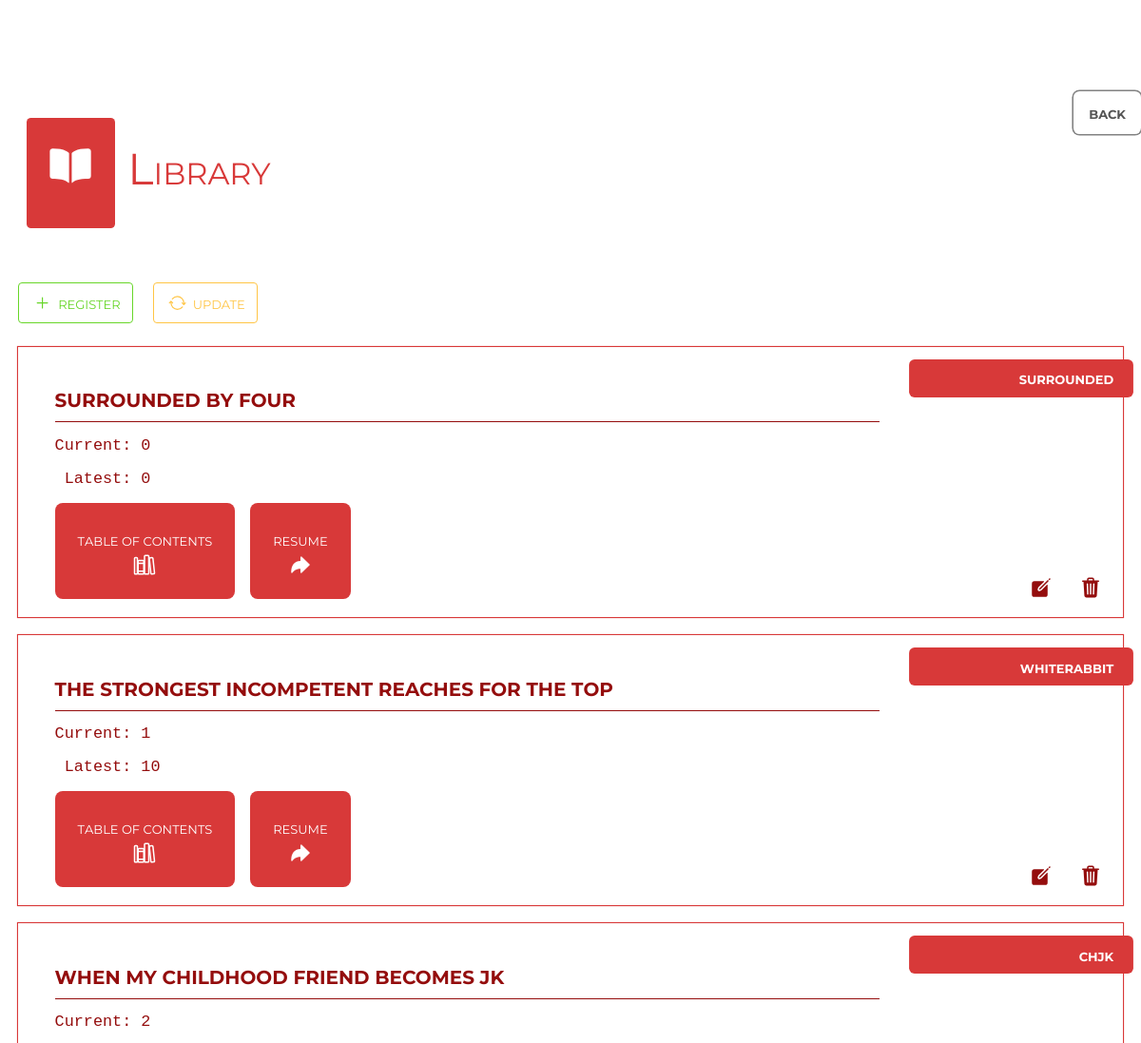
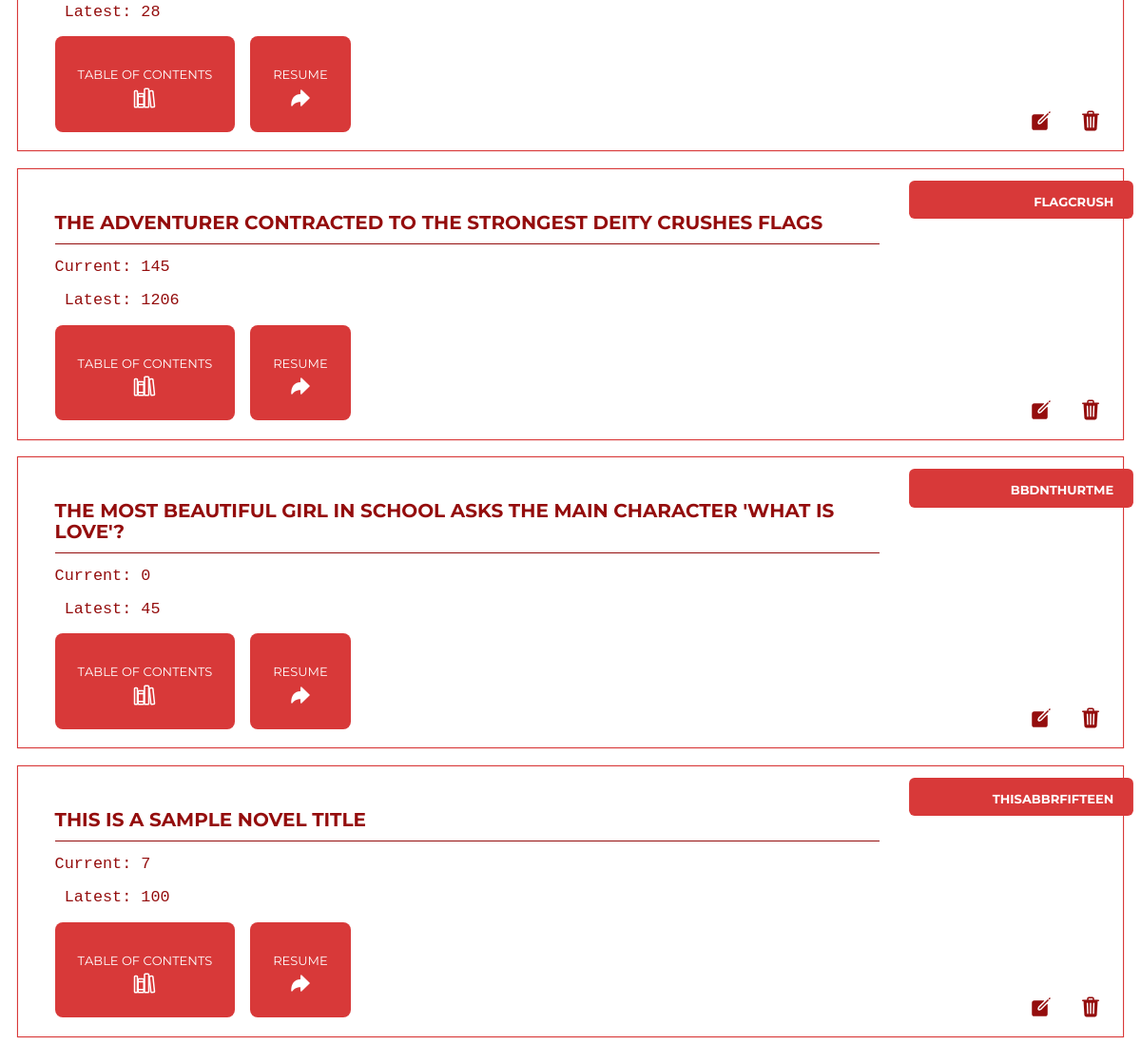
/library, run on an earlier commit of the app's database (2 pictures, top to bottom).
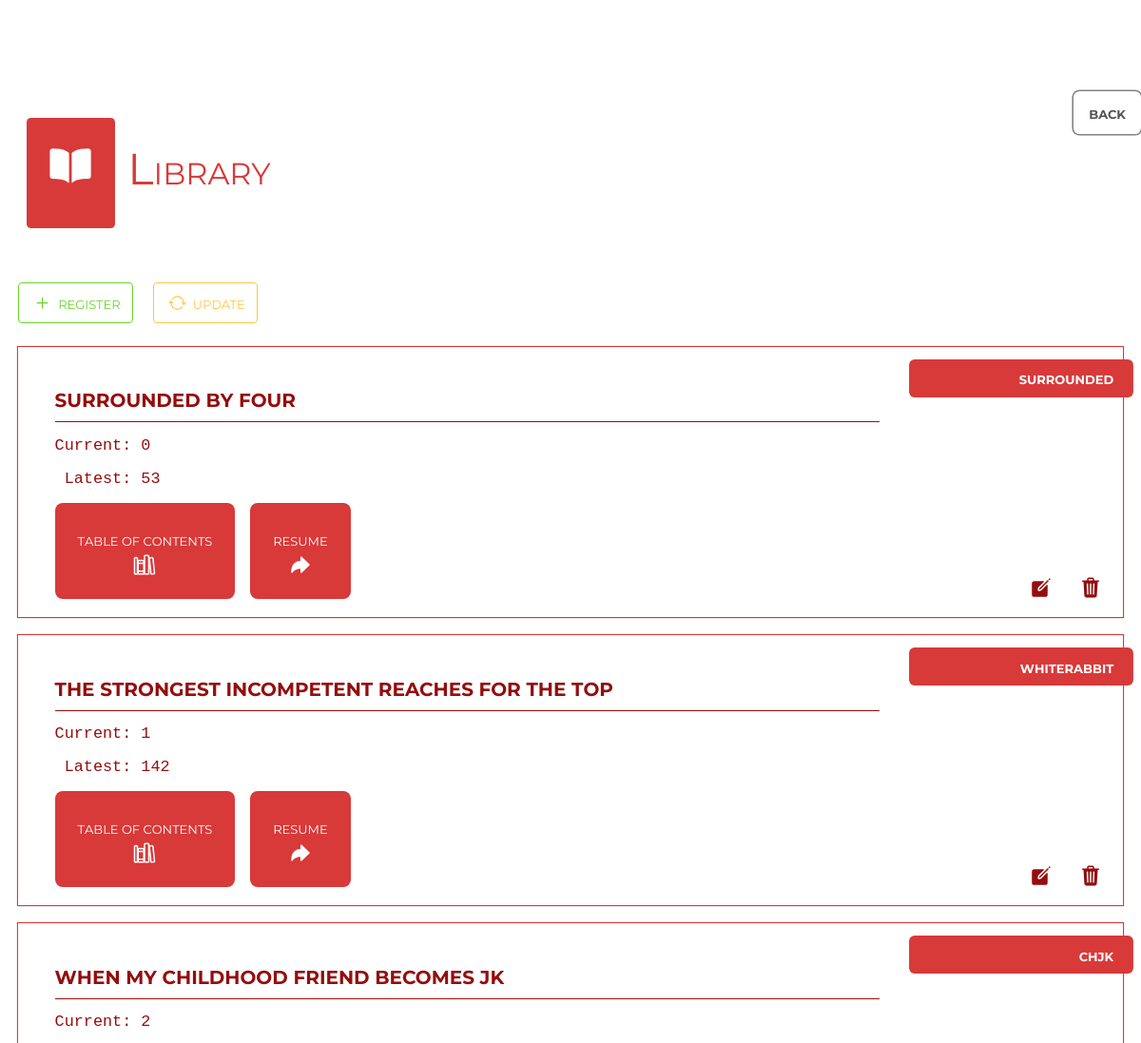
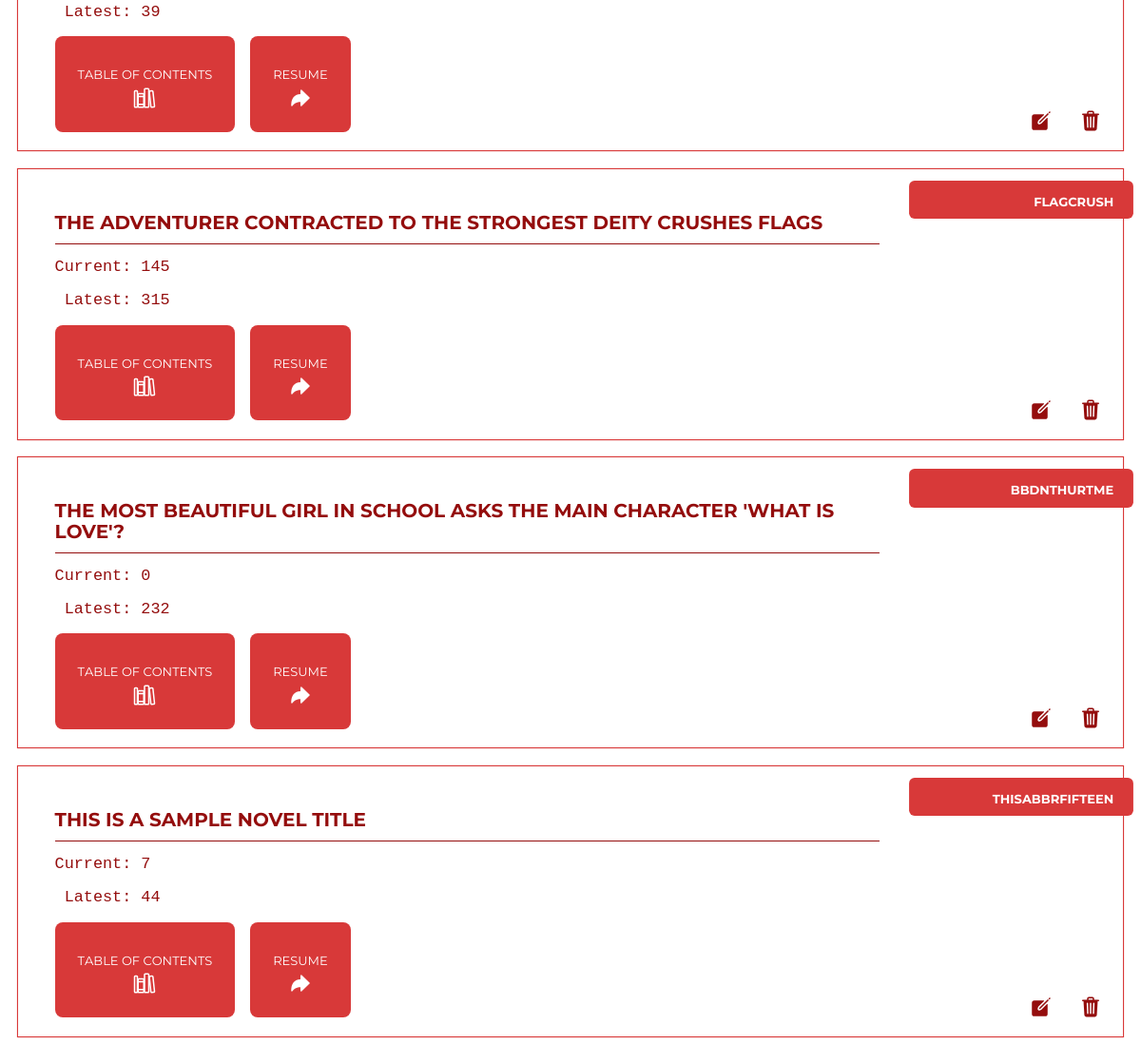
And on a later commit of the database (2 pictures, top to bottom).
### app/models.py (models this page shows, shortened)
class SeriesTable(db.Model):
	code = db.Column(db.String(7), primary_key=True)
	title = db.Column(db.String(80), nullable=False)
	abbr = db.Column(db.String(15), unique=True, nullable=False)
	current_ch = db.Column(db.Integer, nullable=False)
	latest_ch = db.Column(db.Integer, nullable=False)
	bookmarks = db.Column(MutableList.as_mutable(db.PickleType))
	host_id = db.Column(db.Integer, nullable=False)

### app/views.py (the view)
@app.route("/library")
def library():
	register_novel_form = RegisterNovelForm()
	edit_novel_form = EditNovelForm()
	remove_novel_form = RemoveNovelForm()
	series = SeriesTable.query.all()
	return render_template('library.html',
		title="Library",
		back_href=url_for('index'),
		series=series,
		reg_form=register_novel_form,
		edit_form=edit_novel_form,
		rmv_form=remove_novel_form)

### app/templates/library.html (shortened to what this page needs)
{% from "series_entry.html" import series_entry%}
{% from "modals/register_novel.html" import register_novel_modal%}
{% from "modals/edit_novel.html" import edit_novel_modal%}
{% from "modals/remove_novel.html" import remove_novel_modal%}
{% extends 'general_layout.html' %}
{% block content %}
	<section class="section_library">
		{% if back_href is defined %}
			<div class="back_button" onclick="location.href='{{back_href}}'"> Back </div>
		{% endif%}
		<div class="banner" id="library_banner">
			<div class="banner_icon" id="library_icon">
				<ion-icon name="book"></ion-icon>
			</div>
			<div class="banner_title" id="library_title">Library</div>
		</div>
		<div class="library_body">
			<div class="library_superpanel">
				<button type="button" class="btn btn-outline-primary superpanel_menu_btn modal_trigger" id="menu_library_register_btn" data-toggle="modal"
					data-target="#register_novel_modal_push" title="Add Series">
					<ion-icon name="add-outline"></ion-icon>
					<span> Register </span>
				</button>
				<button type="button" class="btn btn-outline-primary superpanel_menu_btn" id="menu_library_update_btn" title="Update Library">
					<ion-icon name="sync-outline"></ion-icon>
					<span> Update </span>
				</button>
			</div>
			<div class="library_mainpanel">
				{% for novel in series %}
					{{ series_entry(novel) }}
				{% endfor %}
			</div>
		</div>
	</section>
{% endblock %}

### app/templates/series_entry.html (shortened to what this page needs)
{% macro series_entry(novel) %}
	{% set resume_ch = [novel.current_ch, 1] | max %}
	<div class="library_series_entry" id="series_{{novel.abbr}}">
		<div class="entry_minibanner">
			<div class="minibanner entry_abbr"> {{novel.abbr}} </div>
		</div>
		<div class="entry_title"> {{novel.title}} </div>
		<div class="entry_details">
			<div class="entry_current">
				<pre id="unbootstrap">Current: {{novel.current_ch}}</pre>
			</div>
			<div class="entry_latest">
				<pre id="unbootstrap"> Latest: {{novel.latest_ch}}</pre>
			</div>
		</div>
		<div class="entry_action_bar">
			<div class="entry_edit">
				<button type="button" class="entry_action_button modal_trigger" data-toggle="modal" data-target="#edit_modal_push" title="Edit Series" id="edit_{{novel.abbr}}">
					<ion-icon name="create"></ion-icon>
				</button>
			</div>
			<div class="entry_trash">
				<button type="button" class="entry_action_button modal_trigger" data-toggle="modal" data-target="#remove_modal_push" title="Remove Series" id="rmv_{{novel.abbr}}">
					<ion-icon name="trash"></ion-icon>
				</button>
			</div>
		</div>
		<div class="entry_download_bar">
			<a class="series_entry_btn table_of_contents" href="{{url_for('library_series_toc',series_code=novel.code)}}"
				title="Go to Table of Contents" style="margin-left: 0;">
				<span> Table of Contents </span>
				<ion-icon style="font-size: 1.5rem; margin: 0 auto;" name="library-outline"></ion-icon>
			</a>
			<a class="series_entry_btn download_next" href="{{url_for('library_series_chapter', series_code=novel.code, ch=resume_ch)}}"
				title="Read chapter {{resume_ch}}">
				<span> Resume </span>
				<ion-icon style="font-size: 1.5rem; margin: 0 auto;" name="arrow-redo"></ion-icon>
			</a>
		</div>
	</div>
{% endmacro %}

### app/templates/general_layout.html (shortened to what this page needs)
<!DOCTYPE html>
<html data-theme="light">
<head>
    <link rel="stylesheet" href="https://stackpath.bootstrapcdn.com/bootstrap/4.5.0/css/bootstrap.min.css">
	<link rel="stylesheet" type="text/css" href="{{ url_for('static', filename='main.css')}}">
</head>
<body>
	{% block content %}
	{% endblock content %}
</body>
</html>

What changed in the data, as far as the page shows it:
changed SeriesTable "This is a Sample Novel Title": latest_ch "100" → "44"
changed SeriesTable "The Most Beautiful Girl in School asks the Main Character 'What is Love'?": latest_ch "45" → "232"
changed SeriesTable "The Adventurer Contracted to the Strongest Deity Crushes Flags": latest_ch "1206" → "315"
changed SeriesTable "When My Childhood Friend Becomes JK": latest_ch "28" → "39"
changed SeriesTable "The Strongest Incompetent Reaches for the Top": latest_ch "10" → "142"
changed SeriesTable "Surrounded By Four": latest_ch "0" → "53"
